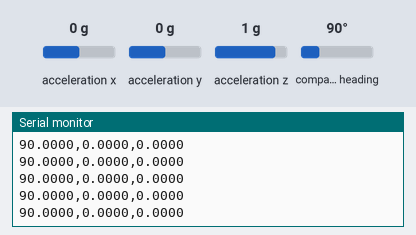
The sketch below on a simulated Arduino Uno, built with avr-gcc and run on an emulated ATmega328P. Shown: the last lines printed to the serial monitor. The test bench sets the inputs (shaded band); at power-on: acceleration y 0 g, acceleration x 0 g, acceleration z 1 g, compass heading 90°.

Above: at 2.2 s.
2.3 s: acceleration y set to 0.8 g
At 2.36 s:
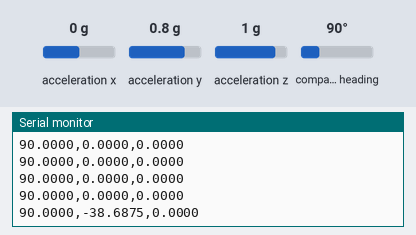
5.3 s: acceleration x set to -1.4 g
At 5.31 s:
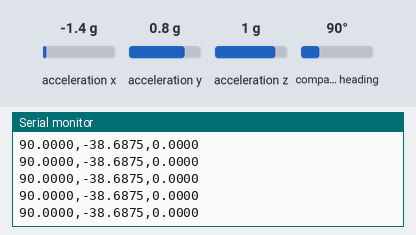
6.8 s: acceleration z set to -1.4 g
At 6.82 s:
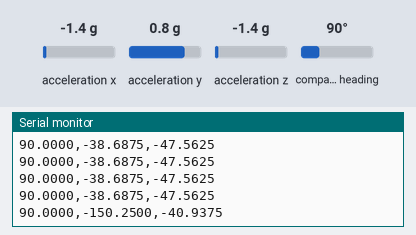
8.3 s: compass heading set to 7°
At 8.32 s:
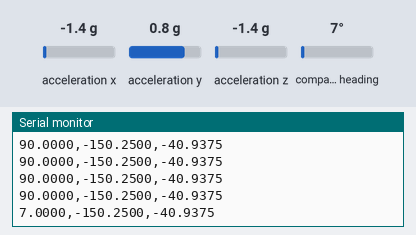
Timing chart, 0 to 10.8 s (numbered marks = the images above; inputs shaded):
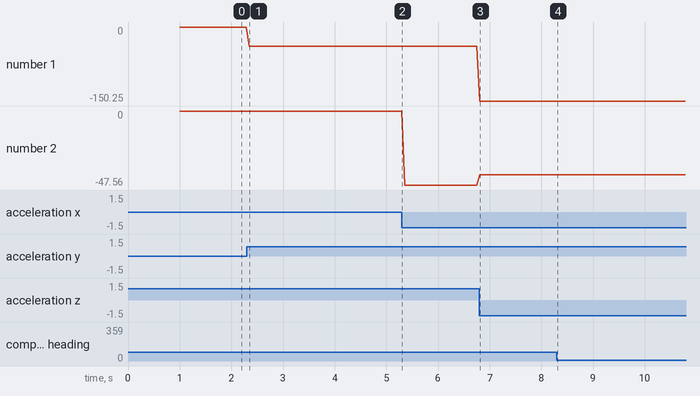

The sketch:

Get_Euler.ino
```cpp
#include <Wire.h>
#include <Adafruit_Sensor.h>
#include <Adafruit_BNO055.h>
#include <utility/imumaths.h>

Adafruit_BNO055 bno = Adafruit_BNO055(55, 0x29);

void setup(void) {
    Serial.begin(115200);

    // Inicializar el BNO055
    if (!bno.begin()) {
        Serial.println("Error al inicializar BNO055!");
        while (1);
    }

    bno.setExtCrystalUse(true);
    delay(1000);

    Serial.println("Enviando ángulos de Euler por Serial...");
}

void loop(void) {
    // Obtener evento de orientación (ángulos de Euler)
    sensors_event_t event;
    bno.getEvent(&event);

    // Enviar datos en formato "yaw,pitch,roll"
    Serial.print(event.orientation.x, 4);  // Yaw
    Serial.print(",");
    Serial.print(event.orientation.z, 4);  // Pitch
    Serial.print(",");
    Serial.println(event.orientation.y, 4);  // Roll

    delay(50);  // 20Hz de actualización
}
```

Measured:
- after the input at 2.3 s, the serial monitor: prints a new line at once (image 1)
- after the input at 6.8 s, the serial monitor: prints a new line at once (image 3)
- after the input at 8.3 s, the serial monitor: prints a new line at once (image 4)
- plotted number 1: 0 → -38.69 after the input at 2.3 s, -38.69 → -150.25 after the input at 6.8 s
- plotted number 2: 0 → -47.56 after the input at 5.3 s, -47.56 → -40.94 after the input at 6.8 s
